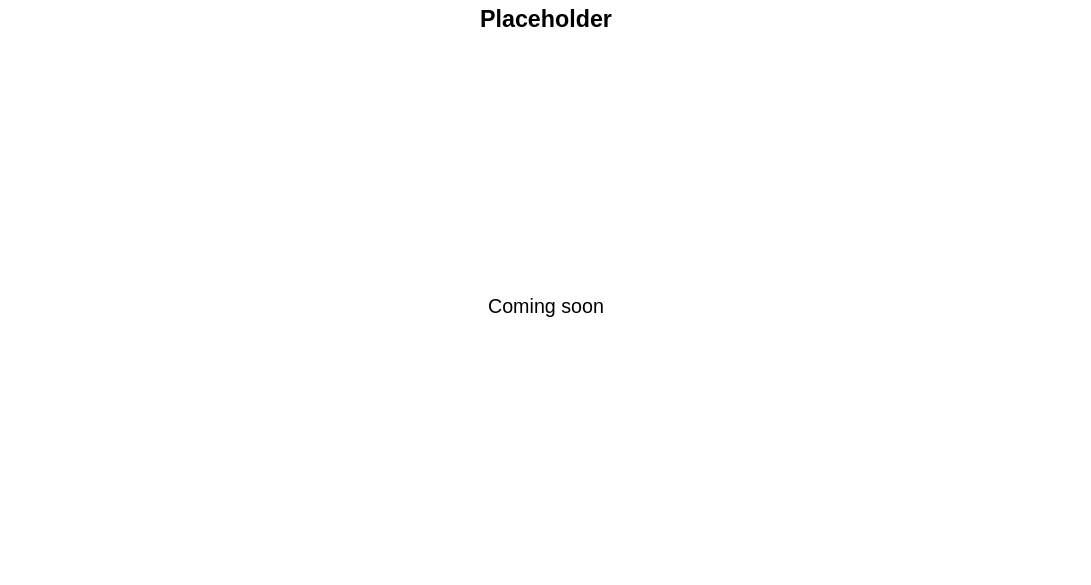

Vega-Lite specification stored for this chart:
### Vega-Lite specification from a JSON file in a GitHub repository (floating-point values rounded to 4 significant figures)
{"$schema": "https://vega.github.io/schema/vega-lite/v5.json", "title": "Placeholder", "width": 600, "height": 300, "mark": "text", "data": {"values": [{"text": "Coming soon"}]}, "encoding": {"text": {"field": "text"}}}
